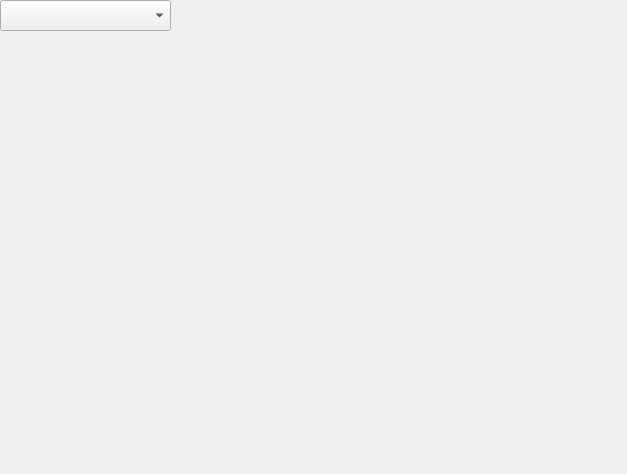
<?xml version="1.0" encoding="UTF-8"?>
<ui version="4.0">
 <class>ResultDisplay</class>
 <widget class="QWidget" name="ResultDisplay">
  <property name="geometry">
   <rect>
    <x>0</x>
    <y>0</y>
    <width>627</width>
    <height>474</height>
   </rect>
  </property>
  <property name="windowTitle">
   <string>Display Result</string>
  </property>
  <widget class="QComboBox" name="combo_sources">
   <property name="geometry">
    <rect>
     <x>0</x>
     <y>0</y>
     <width>171</width>
     <height>31</height>
    </rect>
   </property>
  </widget>
 </widget>
 <resources/>
 <connections/>
</ui>
